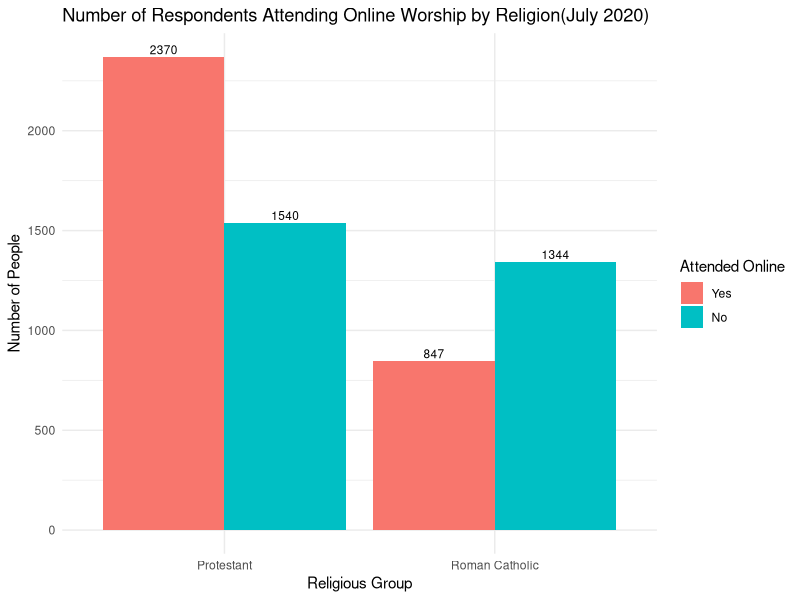
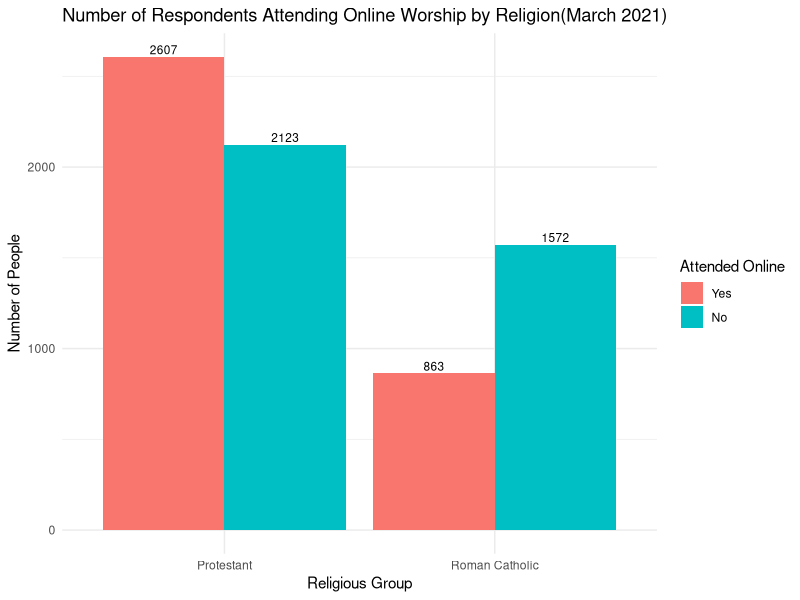
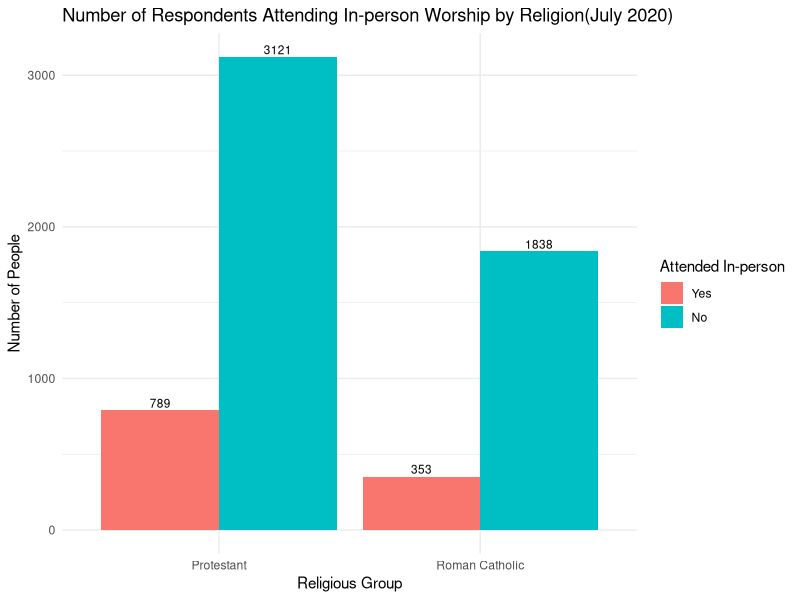
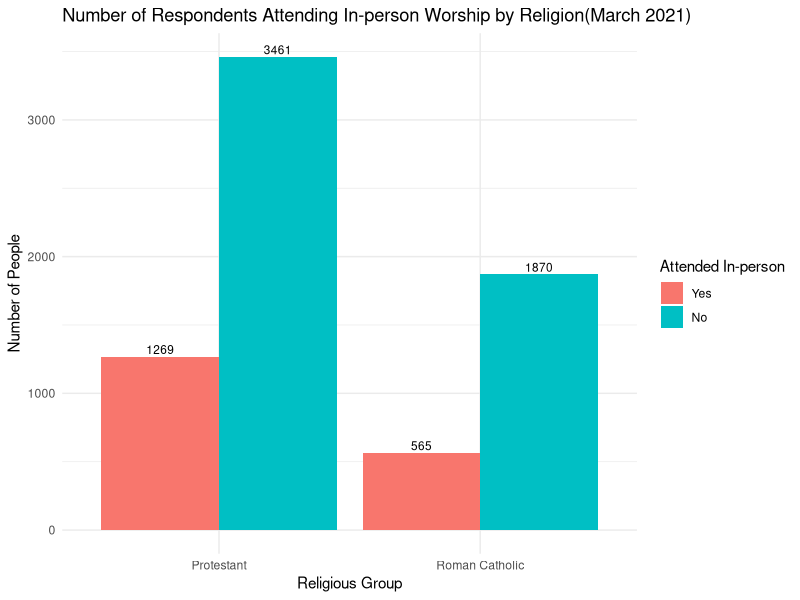
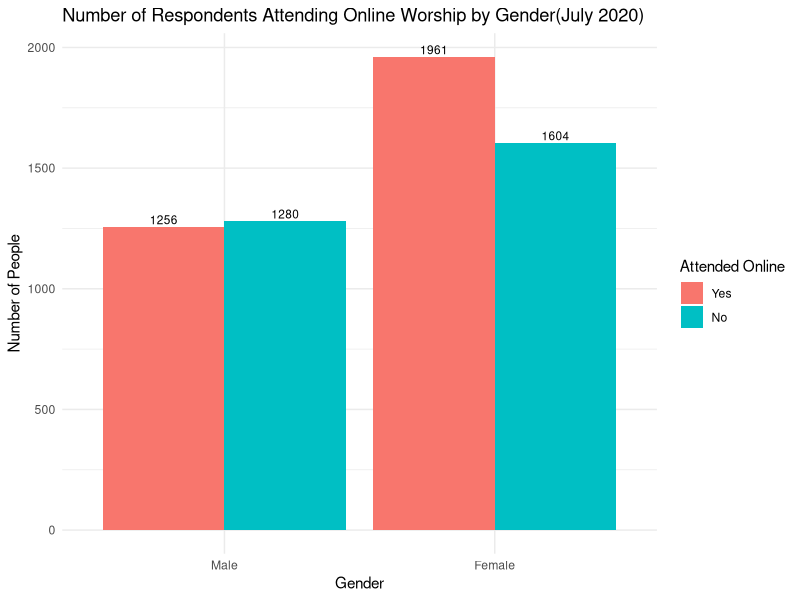
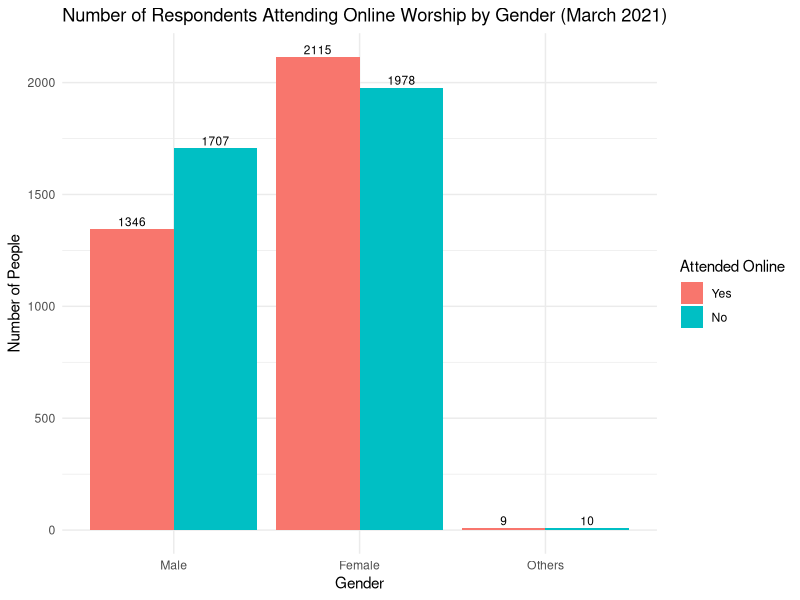
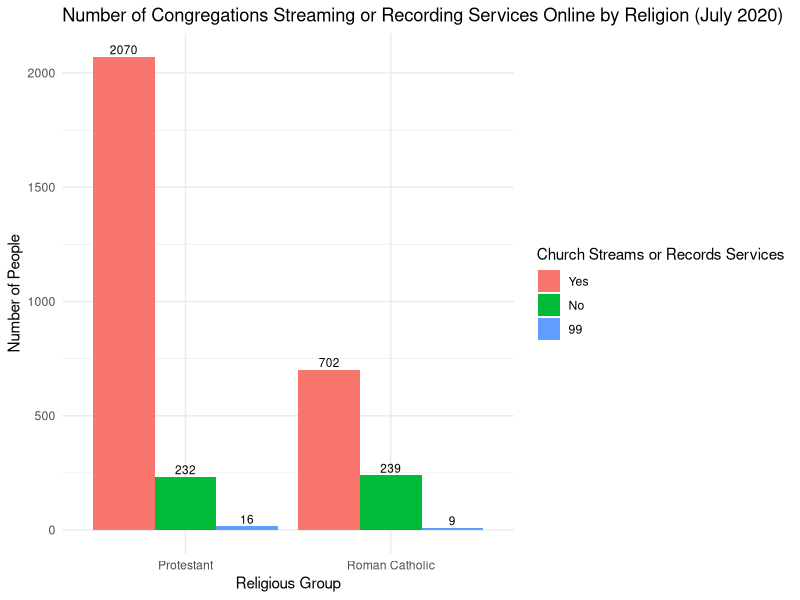
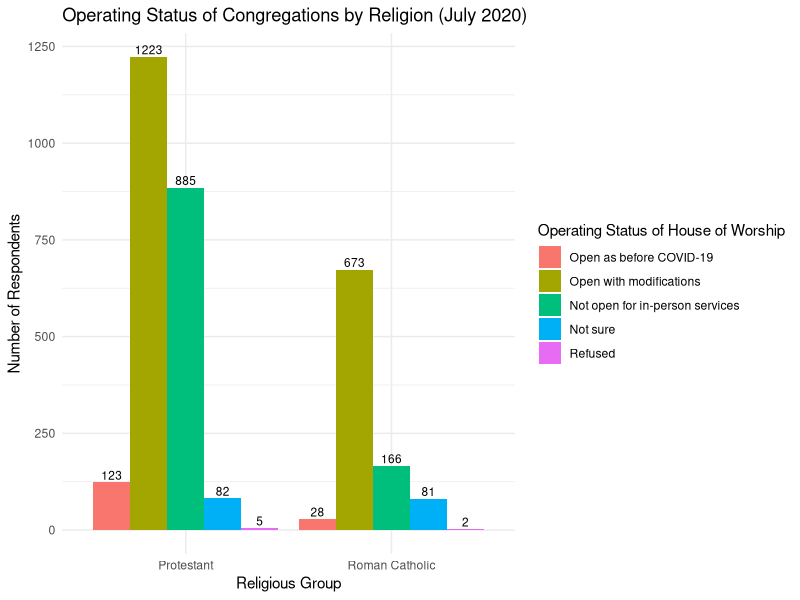

Reproduce these figures in R, in order.
## ---- chunk 1
library(haven)
library(tidyverse)
library(VGAM)
## ---- chunk 2
w70 <- read_sav("ATP W70.sav")
w84 <- read_sav("ATP W84.sav")
## ---- chunk 3
#| label: initial plots for presentation 1
df <- w70 %>% 
  select(ATTENDMONTH_W70,ATTENDONLINE_W70,F_RELIG,F_SEX,F_AGECAT)%>% 
  filter(if_all(everything(), ~ .x != 99)) %>% 
  filter(F_RELIG == 1|F_RELIG == 2)

df2 <- w84 %>%
  select(ATTENDMONTH_W84,ATTENDONLINE_W84,F_RELIG,F_GENDER,F_AGECAT)%>% 
  filter(if_all(everything(), ~ .x != 99)) %>% 
  filter(F_RELIG == 1|F_RELIG == 2)


#Attend form VS Religion ONLINE (WAVE70)
ggplot(df, aes(x = factor(F_RELIG), fill = factor(ATTENDONLINE_W70))) +
  geom_bar(position = "dodge") +
  geom_text(
    stat = "count",
    aes(label = after_stat(count)),          
    position = position_dodge(width = 0.9),
    vjust = -0.3,
    size = 3
  ) +
  labs(
    title = "Number of Respondents Attending Online Worship by Religion(July 2020)",
    x = "Religious Group",
    y = "Number of People",
    fill = "Attended Online"
  ) +
  scale_x_discrete(labels = c("1" = "Protestant", "2" = "Roman Catholic")) +
  scale_fill_discrete(labels = c("1" = "Yes", "2" = "No")) +   # 👈 这一行
  theme_minimal()

#Attend form VS Religion ONLINE (WAVE84)
ggplot(df2, aes(x = factor(F_RELIG), fill = factor(ATTENDONLINE_W84))) +
  geom_bar(position = "dodge") +
  geom_text(
    stat = "count",
    aes(label = after_stat(count)),          
    position = position_dodge(width = 0.9),
    vjust = -0.3,
    size = 3
  ) +
  labs(
    title = "Number of Respondents Attending Online Worship by Religion(March 2021)",
    x = "Religious Group",
    y = "Number of People",
    fill = "Attended Online"
  ) +
  scale_x_discrete(labels = c("1" = "Protestant", "2" = "Roman Catholic")) +
  scale_fill_discrete(labels = c("1" = "Yes", "2" = "No")) +   
  theme_minimal()

#Attend form VS Religion INPERSON (WAVE70)
ggplot(df, aes(x = factor(F_RELIG), fill = factor(ATTENDMONTH_W70))) +
  geom_bar(position = "dodge") +
  geom_text(
    stat = "count",
    aes(label = after_stat(count)),          
    position = position_dodge(width = 0.9),
    vjust = -0.3,
    size = 3
  ) +
  labs(
    title = "Number of Respondents Attending In-person Worship by Religion(July 2020)",
    x = "Religious Group",
    y = "Number of People",
    fill = "Attended In-person"
  ) +
  scale_x_discrete(labels = c("1" = "Protestant", "2" = "Roman Catholic")) +
  scale_fill_discrete(labels = c("1" = "Yes", "2" = "No")) +   
  theme_minimal()

#Attend form VS Religion INPERSON (WAVE84)
ggplot(df2, aes(x = factor(F_RELIG), fill = factor(ATTENDMONTH_W84))) +
  geom_bar(position = "dodge") +
  geom_text(
    stat = "count",
    aes(label = after_stat(count)),          
    position = position_dodge(width = 0.9),
    vjust = -0.3,
    size = 3
  ) +
  labs(
    title = "Number of Respondents Attending In-person Worship by Religion(March 2021)",
    x = "Religious Group",
    y = "Number of People",
    fill = "Attended In-person"
  ) +
  scale_x_discrete(labels = c("1" = "Protestant", "2" = "Roman Catholic")) +
  scale_fill_discrete(labels = c("1" = "Yes", "2" = "No")) +   
  theme_minimal()

#Attend form VS Gender(WAVE70)
ggplot(df, aes(x = factor(F_SEX), fill = factor(ATTENDONLINE_W70))) +
  geom_bar(position = "dodge") +
  geom_text(
    stat = "count",
    aes(label = after_stat(count)),          
    position = position_dodge(width = 0.9),
    vjust = -0.3,
    size = 3
  ) +
  labs(
    title = "Number of Respondents Attending Online Worship by Gender(July 2020)",
    x = "Gender",
    y = "Number of People",
    fill = "Attended Online"
  ) +
  scale_x_discrete(labels = c("1" = "Male", "2" = "Female")) +
  scale_fill_discrete(labels = c("1" = "Yes", "2" = "No")) +   # 👈 这一行
  theme_minimal()

#Attend form VS Gender(WAVE84)
ggplot(df2, aes(x = factor(F_GENDER), fill = factor(ATTENDONLINE_W84))) +
  geom_bar(position = "dodge") +
  geom_text(
    stat = "count",
    aes(label = after_stat(count)),          
    position = position_dodge(width = 0.9),
    vjust = -0.3,
    size = 3
  ) +
  scale_x_discrete(labels = c("1" = "Male", "2" = "Female", "3" = "Others")) +
  scale_fill_discrete(labels = c("1" = "Yes", "2" = "No")) +
  labs(
    title = "Number of Respondents Attending Online Worship by Gender (March 2021)",
    x = "Gender",
    y = "Number of People",
    fill = "Attended Online"
  ) +
  theme_minimal()
## ---- chunk 4
w70_cp <- w70 %>%
  filter(F_RELIG %in% c(1,2))%>%
  filter(ATTENDMONTH_W70 != 99, ATTENDONLINE_W70 != 99)
w70_cp %>%
  group_by(ATTENDMONTH_W70) %>%
  summarise(
    mean_month = mean(ATTENDMONTH_W70, na.rm = TRUE),
    sd_month = sd(ATTENDMONTH_W70, na.rm = TRUE),
    n = n()
  )

w70_cp %>%
  group_by(ATTENDONLINE_W70) %>%
  summarise(
    mean_month = mean(ATTENDONLINE_W70, na.rm = TRUE),
    sd_month = sd(ATTENDONLINE_W70, na.rm = TRUE),
    n = n()
  )
## ---- chunk 5
# w70_cp2 <- w70_cp %>%
#   mutate(across(c(F_AGECAT, F_SEX, F_EDUCCAT, F_MARITAL), as_factor))
# 
# model <- glm((ATTENDMONTH_W70-1) ~ F_AGECAT + F_SEX + F_EDUCCAT + F_MARITAL, 
#              data = w70_cp2, 
#              family = binomial)
# 
# summary(model)
## ---- chunk 6
#| label: create clean dataset with attendmonth,attendonline (1/0)

w70_cp_clean <- w70_cp
w70_cp_clean$ATTENDMONTH_W70 <- as.character(w70_cp_clean$ATTENDMONTH_W70)
w70_cp_clean$ATTENDMONTH_bin <- ifelse(
  w70_cp_clean$ATTENDMONTH_W70 == "1",
  1, 0
)
## ---- chunk 7
#| label: COVIDCONG2_W70

# COVIDCONG2_W70 
# Regardless of whether it is now open to the public, is the house of worship you attend most often CURRENTLY streaming or recording its services so that people can watch them online or on TV?
ggplot(w70_cp %>% filter(!is.na(COVIDCONG2_W70)), aes(x = factor(F_RELIG), fill = factor(COVIDCONG2_W70))) +
  geom_bar(position = "dodge") +
  geom_text(
    stat = "count",
    aes(label = after_stat(count)),          
    position = position_dodge(width = 0.9),
    vjust = -0.3,
    size = 3
  ) +
  labs(
    title = "Number of Congregations Streaming or Recording Services Online by Religion (July 2020)",
    x = "Religious Group",
    y = "Number of People",
    fill = "Church Streams or Records Services"
  ) +
  scale_x_discrete(labels = c("1" = "Protestant", "2" = "Roman Catholic")) +
  scale_fill_discrete(labels = c("1" = "Yes", "2" = "No")) +  
  theme_minimal()


# analysis
model_1b <- glm(ATTENDMONTH_bin ~ factor(COVIDCONG2_W70), data = w70_cp_clean, family = binomial, weights = WEIGHT_W70)

summary(model_1b)

model_1 <- glm(ATTENDMONTH_bin ~ factor(COVIDCONG2_W70), data = w70_cp_clean, family = binomial)

summary(model_1)

## ---- chunk 8
#| label: COVIDCONG3_W70
# COVIDCONG3_W70. 
# Which of the following best describes the current operating status of the house of worship you attend most often?
ggplot(w70_cp%>% filter(!is.na(COVIDCONG3_W70)), aes(x = factor(F_RELIG), fill = factor(COVIDCONG3_W70))) +
  geom_bar(position = "dodge") +
  geom_text(
    stat = "count",
    aes(label = after_stat(count)),          
    position = position_dodge(width = 0.9),
    vjust = -0.3,
    size = 3
  ) +
  labs(
    title = "Operating Status of Congregations by Religion (July 2020)",
    x = "Religious Group",
    y = "Number of Respondents",
    fill = "Operating Status of House of Worship"
  ) +
  scale_x_discrete(labels = c(
    "1" = "Protestant",
    "2" = "Roman Catholic"
  )) +
  scale_fill_discrete(labels = c(
    "1" = "Open as before COVID-19",
    "2" = "Open with modifications",
    "3" = "Not open for in-person services",
    "4" = "Not sure",
    "99" = "Refused"
  )) +
  theme_minimal()

model_2 <- glm(
  ATTENDMONTH_bin ~ factor(COVIDCONG3_W70),
  data = w70_cp_clean,
  family = binomial
)
summary(model_2)
## ---- chunk 9
#| label: CONGRESTRICT1_a_W70.
# CONGRESTRICT1_a_W70. 
# Which of the following, if any, is the house of worship you attend most often CURRENTLY doing as a result of the coronavirus outbreak?    Requiring people to stay at least 6 feet away from each other
ggplot(w70_cp%>% filter(!is.na(CONGRESTRICT1_a_W70)), aes(x = factor(F_RELIG), fill = factor(CONGRESTRICT1_a_W70))) +
  geom_bar(position = "dodge") +
  geom_text(
    stat = "count",
    aes(label = after_stat(count)),          
    position = position_dodge(width = 0.9),
    vjust = -0.3,
    size = 3
  ) +
  labs(
    title = "Social Distancing Rules in Congregations by Religion (July 2020)",
    x = "Religious Group",
    y = "Number of Respondents",
    fill = "Require 6-Foot Social Distancing"
  ) +
  scale_x_discrete(labels = c(
    "1" = "Protestant",
    "2" = "Roman Catholic"
  )) +
  scale_fill_discrete(labels = c(
    "1" = "Yes, my congregation is doing this",
    "2" = "No, my congregation is not doing this",
    "3" = "Not sure",
    "99" = "Refused"
  )) +
  theme_minimal()


model_3 <- glm(ATTENDMONTH_bin ~ factor(CONGRESTRICT1_a_W70),
                data = w70_cp_clean,
                family = binomial)
summary(model_3)
## ---- chunk 10
#| label: CONGRESTRICT1_b_W70
# CONGRESTRICT1_b_W70. 
# Which of the following, if any, is the house of worship you attend most often CURRENTLY doing as a result of the coronavirus outbreak?    Requiring people to wear masks
ggplot(w70_cp%>% filter(!is.na(CONGRESTRICT1_b_W70)), aes(x = factor(F_RELIG), fill = factor(CONGRESTRICT1_b_W70))) +
  geom_bar(position = "dodge") +
  geom_text(
    stat = "count",
    aes(label = after_stat(count)),          
    position = position_dodge(width = 0.9),
    vjust = -0.3,
    size = 3
  ) +
  labs(
    title = "Mask Requirements in Congregations by Religion (July 2020)",
    x = "Religious Group",
    y = "Number of Respondents",
    fill = "Require Masks During Services"
  ) +
  scale_x_discrete(labels = c(
    "1" = "Protestant",
    "2" = "Roman Catholic"
  )) +
  scale_fill_discrete(labels = c(
    "1" = "Yes, my congregation is doing this",
    "2" = "No, my congregation is not doing this",
    "3" = "Not sure",
    "99" = "Refused"
  )) +
  theme_minimal()


model_4 <- glm(ATTENDMONTH_bin ~ factor(CONGRESTRICT1_b_W70),
                data = w70_cp_clean,
                family = binomial)
summary(model_4)
## ---- chunk 11
#| label: CONGRESTRICT1_c_W70.

# CONGRESTRICT1_c_W70. 
# Which of the following, if any, is the house of worship you attend most often CURRENTLY doing as a result of the coronavirus outbreak?    Restricting the number of people who can attend at any one time
ggplot(w70_cp%>% filter(!is.na(CONGRESTRICT1_c_W70)), aes(x = factor(F_RELIG), fill = factor(CONGRESTRICT1_c_W70))) +
  geom_bar(position = "dodge") +
  geom_text(
    stat = "count",
    aes(label = after_stat(count)),          
    position = position_dodge(width = 0.9),
    vjust = -0.3,
    size = 3
  ) +
  labs(
    title = "Restrictions on Number of Attendees by Religion (July 2020)",
    x = "Religious Group",
    y = "Number of Respondents",
    fill = "Restrict Attendance Numbers"
  ) +
  scale_x_discrete(labels = c(
    "1" = "Protestant",
    "2" = "Roman Catholic"
  )) +
  scale_fill_discrete(labels = c(
    "1" = "Yes, my congregation is doing this",
    "2" = "No, my congregation is not doing this",
    "3" = "Not sure"
  )) +
  theme_minimal()


model_5 <- glm(ATTENDMONTH_bin ~ factor(CONGRESTRICT1_c_W70),
                data = w70_cp_clean,
                family = binomial)
summary(model_5)
## ---- chunk 12
#| label: Technology & access

# F_ACSWEB
# Household internet status
ggplot(
  w70_cp %>% filter(!is.na(F_ACSWEB)),
  aes(x = factor(F_RELIG), fill = factor(F_ACSWEB))
) +
  geom_bar(position = "dodge") +
  geom_text(
    stat = "count",
    aes(label = after_stat(count)),
    position = position_dodge(width = 0.9),
    vjust = -0.3,
    size = 3
  ) +
  labs(
    title = "Household Internet Access by Religion (July 2020)",
    x = "Religious Group",
    y = "Number of Respondents",
    fill = "Internet Access Type"
  ) +
  scale_x_discrete(labels = c(
    "1" = "Protestant",
    "2" = "Roman Catholic"
  )) +
  scale_fill_discrete(labels = c(
    "1" = "Accesses Internet by paying a provider",
    "2" = "Does not access Internet by paying a provider"
  )) +
  theme_minimal()

# 确保是字符型
w70_cp_clean$F_ACSWEB <- as.character(w70_cp_clean$F_ACSWEB)


model_6 <- glm(ATTENDMONTH_bin ~ factor(F_ACSWEB),
                data = w70_cp_clean,
                family = binomial)
summary(model_6)
## ---- chunk 13
# SNSUSE_W70. 
# Do you ever use social media sites like Facebook, Twitter or Instagram?
ggplot(
  w70_cp %>% 
    filter(SNSUSE_W70 %in% c(1, 2)),  # 去掉 Refused (99) 和 NA
  aes(x = factor(F_RELIG), fill = factor(SNSUSE_W70))
) +
  geom_bar(position = "dodge") +
  geom_text(
    stat = "count",
    aes(label = after_stat(count)),
    position = position_dodge(width = 0.9),
    vjust = -0.3,
    size = 3
  ) +
  labs(
    title = "Social Media Usage by Religion (July 2020)",
    x = "Religious Group",
    y = "Number of Respondents",
    fill = "Use of Social Media Sites"
  ) +
  scale_x_discrete(labels = c(
    "1" = "Protestant",
    "2" = "Roman Catholic"
  )) +
  scale_fill_discrete(labels = c(
    "1" = "Yes, I use social media sites",
    "2" = "No, I do not use social media sites"
  )) +
  theme_minimal()


model_7 <- glm(ATTENDMONTH_bin ~ factor(SNSUSE_W70),
                data = w70_cp_clean,
                family = binomial)
summary(model_7)
## ---- chunk 14
#| label: hypothesis 1 a,b testing
online <-w70$ATTENDONLINE_W70
inperson <- w70$ATTENDMONTH_W70
threat <- w70$COVIDTHREAT_b_W70

df <- w70 %>%
  select(ATTENDMONTH_W70,ATTENDONLINE_W70,COVIDTHREAT_b_W70)%>%
  filter(if_all(everything(), ~ .x != 99)) %>%
  mutate(
    attend_online = ifelse(ATTENDONLINE_W70 == 1, 1, 0),
    attend_inperson = ifelse(ATTENDMONTH_W70 == 1, 1, 0),
    threat = 4-COVIDTHREAT_b_W70
  )


model_h1a <- glm(attend_online ~ threat, data = df, family = binomial)
summary(model_h1a)
df$pred <- predict(model_h1a, type = "response")
## ---- chunk 15
ggplot(df, aes(x = factor(threat), y = pred)) +
  stat_summary(fun = mean, geom = "bar", fill = "#4B9CD3", width = 0.6) +
  geom_text(stat = "summary", fun = mean,
            aes(label = round(..y.., 2)), vjust = -0.5) +
  labs(
    title = "Predicted Probability of Online Worship by Perceived Threat",
    x = "Perceived Threat (1 = Low, 3 = High)",
    y = "Predicted Probability"
  ) +
  theme_minimal()
model_h1b <- glm(attend_inperson ~ threat,
                 data = df,
                 family = binomial)

summary(model_h1b)
## ---- chunk 16

#| label: create respond variable attend

library(nnet)
w70_cp <- w70 %>% 
  filter(F_RELIG %in% c(1,2)) %>% 
  filter(ATTENDMONTH_W70 != 99, ATTENDONLINE_W70 != 99) %>%
  mutate(attend = case_when(
    ATTENDMONTH_W70 == 1 & ATTENDONLINE_W70 == 1 ~ "Both",
    ATTENDMONTH_W70 == 1 & ATTENDONLINE_W70 == 2 ~ "In-person only",
    ATTENDMONTH_W70 == 2 & ATTENDONLINE_W70 == 1 ~ "Online only",
    ATTENDMONTH_W70 == 2 & ATTENDONLINE_W70 == 2 ~ "Neither"
  )) %>%
  mutate(attend = factor(attend, 
                         levels = c("In-person only", "Online only", "Both", "Neither")))
w70_cp$attend <- relevel(w70_cp$attend, ref = "In-person only")
# ------------------------------------------------------------
# ATTENDMONTH_W70 = attend mass in person
# ATTENDONLINE_W70 = attend mass online
#
# attend codes:
# 1 -> attend in person = 1, online = 1  (attend both)
# 2 -> attend in person = 1, online = 2  (only in person)
# 3 -> attend in person = 2, online = 1  (only online)
# 4 -> attend in person = 2, online = 2  (attend neither)
#
# Note: rows with v1 == 99 or v2 == 99 are removed
# ------------------------------------------------------------

## ---- chunk 17
#| label: Hypothesis 1

# Step 1: 清除含有 99 的观测
w70_cp_clean <- w70_cp %>%
  filter(if_all(c(
    ATTENDCONF_W70, COVIDCONG3_W70, COVIDCONG4_W70,
    CONGRESTRICT2_a_W70, CONGRESTRICT2_b_W70, CONGRESTRICT2_c_W70,
    CTKNOW1_W70, CONTACTTRAC1_W70,
    SERMONISSUE_a_W70, SERMONISSUE_b_W70, SERMONISSUE_c_W70,
    SERMONISSUE_d_W70, SERMONISSUE_e_W70, SERMONISSUE_f_W70
  ), ~ . != 99))

# Step 2: 转为 factor
w70_cp_clean <- w70_cp_clean %>%
  mutate(across(c(
    ATTENDCONF_W70, COVIDCONG3_W70, COVIDCONG4_W70,
    CONGRESTRICT2_a_W70, CONGRESTRICT2_b_W70, CONGRESTRICT2_c_W70,
    CTKNOW1_W70, CONTACTTRAC1_W70,
    SERMONISSUE_a_W70, SERMONISSUE_b_W70, SERMONISSUE_c_W70,
    SERMONISSUE_d_W70, SERMONISSUE_e_W70, SERMONISSUE_f_W70
  ), as.factor))

# Step 3: 设置 reference 类别
w70_cp_clean$attend <- relevel(w70_cp_clean$attend, ref = "In-person only")

# Step 4: 自动检测并移除只有一个水平的变量
vars_h1 <- c(
  "ATTENDCONF_W70", "COVIDCONG3_W70", "COVIDCONG4_W70",
  "CONGRESTRICT2_a_W70", "CONGRESTRICT2_b_W70", "CONGRESTRICT2_c_W70",
  "CTKNOW1_W70", "CONTACTTRAC1_W70",
  "SERMONISSUE_a_W70", "SERMONISSUE_b_W70", "SERMONISSUE_c_W70",
  "SERMONISSUE_d_W70", "SERMONISSUE_e_W70", "SERMONISSUE_f_W70"
)

# 检查每个变量的水平数
level_counts <- sapply(w70_cp_clean[, vars_h1], nlevels)
invalid_vars <- names(level_counts[level_counts <= 1])

if (length(invalid_vars) > 0) {
  message("⚠️ 以下变量只有一个水平，被自动移除: ", paste(invalid_vars, collapse = ", "))
}

valid_vars <- setdiff(vars_h1, invalid_vars)

# Step 5: 动态建立 formula
formula_h1 <- as.formula(paste("attend ~", paste(valid_vars, collapse = " + ")))

# Step 6: 拟合模型
model_h1 <- multinom(formula_h1, data = w70_cp_clean)

# Step 7: 输出 summary 与显著性
summary(model_h1)

z <- summary(model_h1)$coefficients / summary(model_h1)$standard.errors
p <- (1 - pnorm(abs(z), 0, 1)) * 2
round(p, 4)
## ---- chunk 18
#| label: Hypothesis 2

# Step 1: 清理掉含有 99 的观测
w70_cp_clean <- w70_cp %>%
  filter(if_all(c(
    COVIDTHREAT_a_W70, COVIDTHREAT_b_W70, COVIDTHREAT_c_W70,
    SERMONISSUE_a_W70, SERMONISSUE_b_W70, SERMONISSUE_c_W70,
    SERMONISSUE_d_W70, SERMONISSUE_e_W70, SERMONISSUE_f_W70,
    COVIDLESSON1_W70, COVIDLESSON2_W70,
    CONGRESTRICT2_a_W70, CONGRESTRICT2_b_W70, CONGRESTRICT2_c_W70,
    COVIDCONG4_W70
  ), ~ . != 99))

# Step 2: 将所有自变量转为因子
w70_cp_clean <- w70_cp_clean %>%
  mutate(across(c(
    COVIDTHREAT_a_W70, COVIDTHREAT_b_W70, COVIDTHREAT_c_W70,
    SERMONISSUE_a_W70, SERMONISSUE_b_W70, SERMONISSUE_c_W70,
    SERMONISSUE_d_W70, SERMONISSUE_e_W70, SERMONISSUE_f_W70,
    COVIDLESSON1_W70, COVIDLESSON2_W70,
    CONGRESTRICT2_a_W70, CONGRESTRICT2_b_W70, CONGRESTRICT2_c_W70,
    COVIDCONG4_W70
  ), as.factor))

# Step 3: 设置 reference 类别为 In-person only
w70_cp_clean$attend <- relevel(w70_cp_clean$attend, ref = "In-person only")

# Step 4: 自动检测并移除只有一个水平的变量
vars_h2 <- c(
  "COVIDTHREAT_a_W70", "COVIDTHREAT_b_W70", "COVIDTHREAT_c_W70",
  "SERMONISSUE_a_W70", "SERMONISSUE_b_W70", "SERMONISSUE_c_W70",
  "SERMONISSUE_d_W70", "SERMONISSUE_e_W70", "SERMONISSUE_f_W70",
  "COVIDLESSON1_W70", "COVIDLESSON2_W70",
  "CONGRESTRICT2_a_W70", "CONGRESTRICT2_b_W70", "CONGRESTRICT2_c_W70",
  "COVIDCONG4_W70"
)

# 检查每个变量的水平数
level_counts <- sapply(w70_cp_clean[, vars_h2], nlevels)
invalid_vars <- names(level_counts[level_counts <= 1])

if (length(invalid_vars) > 0) {
  message("⚠️ 以下变量只有一个水平，被自动移除: ", paste(invalid_vars, collapse = ", "))
}

valid_vars <- setdiff(vars_h2, invalid_vars)

# Step 5: 动态建立 formula
formula_h2 <- as.formula(paste("attend ~", paste(valid_vars, collapse = " + ")))

# Step 6: 拟合多项逻辑回归模型
model_h2 <- multinom(formula_h2, data = w70_cp_clean)

# Step 7: 输出结果与显著性
summary(model_h2)

z <- summary(model_h2)$coefficients / summary(model_h2)$standard.errors
p <- (1 - pnorm(abs(z), 0, 1)) * 2
round(p, 4)
## ---- chunk 19
#| label: Hypothesis 3


# Step 1: 清除含有 99 的观测
w70_cp_clean <- w70_cp %>%
  filter(if_all(c(
    SNSUSE_W70, F_ACSWEB, ONLINESERV_W70,
    F_EDUCCAT2, F_AGECAT, F_INCOME_RECODE
  ), ~ . != 99))

# Step 2: 将所有自变量转为因子
w70_cp_clean <- w70_cp_clean %>%
  mutate(across(c(
    SNSUSE_W70, F_ACSWEB, ONLINESERV_W70,
    F_EDUCCAT2, F_AGECAT, F_INCOME_RECODE
  ), as.factor))

# Step 3: 设置 reference 类别
w70_cp_clean$attend <- relevel(w70_cp_clean$attend, ref = "In-person only")

# Step 4: 自动检测并移除只有一个水平的变量
vars_h3 <- c(
  "SNSUSE_W70", "F_ACSWEB", "ONLINESERV_W70",
  "F_EDUCCAT2", "F_AGECAT", "F_INCOME_RECODE"
)

# 检查每个变量的水平数
level_counts <- sapply(w70_cp_clean[, vars_h3], nlevels)
invalid_vars <- names(level_counts[level_counts <= 1])

if (length(invalid_vars) > 0) {
  message("⚠️ 以下变量只有一个水平，被自动移除: ", paste(invalid_vars, collapse = ", "))
}

valid_vars <- setdiff(vars_h3, invalid_vars)

# Step 5: 动态建立 formula
formula_h3 <- as.formula(paste("attend ~", paste(valid_vars, collapse = " + ")))

# Step 6: 拟合多项逻辑回归模型
model_h3 <- multinom(formula_h3, data = w70_cp_clean)

# Step 7: 输出结果与显著性
summary(model_h3)

z <- summary(model_h3)$coefficients / summary(model_h3)$standard.errors
p <- (1 - pnorm(abs(z), 0, 1)) * 2
round(p, 4)

## ---- chunk 20
#| label: Hypothesis 4


# Step 1: 清除含有 99 的观测
w70_cp_clean <- w70_cp %>%
  filter(if_all(c(
    ONLINESERV_W70,
    F_ACSWEB,
    COVIDCONG2_W70, COVIDCONG3_W70, COVIDCONG4_W70,
    CONGDONATE_W70
  ), ~ . != 99))

# Step 2: 将所有自变量转为因子
w70_cp_clean <- w70_cp_clean %>%
  mutate(across(c(
    ONLINESERV_W70,
    F_ACSWEB,
    COVIDCONG2_W70, COVIDCONG3_W70, COVIDCONG4_W70,
    CONGDONATE_W70
  ), as.factor))

# Step 3: 设置 reference 类别
w70_cp_clean$attend <- relevel(w70_cp_clean$attend, ref = "In-person only")

# Step 4: 自动检测并移除只有一个水平的变量
vars_h4 <- c(
  "ONLINESERV_W70",
  "F_ACSWEB", 
  "COVIDCONG2_W70", "COVIDCONG3_W70", "COVIDCONG4_W70",
  "CONGDONATE_W70"
)

# 检查每个变量的水平数
level_counts <- sapply(w70_cp_clean[, vars_h4], nlevels)
invalid_vars <- names(level_counts[level_counts <= 1])

if (length(invalid_vars) > 0) {
  message("⚠️ 以下变量只有一个水平，被自动移除: ", paste(invalid_vars, collapse = ", "))
}

valid_vars <- setdiff(vars_h4, invalid_vars)

# Step 5: 动态建立公式
formula_h4 <- as.formula(paste("attend ~", paste(valid_vars, collapse = " + ")))

# Step 6: 拟合多项逻辑回归模型
model_h4 <- multinom(formula_h4, data = w70_cp_clean)

# Step 7: 输出结果与显著性
summary(model_h4)

z <- summary(model_h4)$coefficients / summary(model_h4)$standard.errors
p <- (1 - pnorm(abs(z), 0, 1)) * 2
round(p, 4)

## ---- chunk 21
#| label: Hypothesis 5


# Step 1: 清除含有 99 的观测
w70_cp_clean <- w70_cp %>%
  filter(if_all(c(
    CONGDONATE_W70,
    COVIDCONG4_W70, COVIDCONG3_W70, COVIDCONG2_W70,
    CONGRESTRICT2_a_W70, CONGRESTRICT2_b_W70, CONGRESTRICT2_c_W70,
    F_METRO
  ), ~ . != 99))

# Step 2: 将所有自变量转为因子
w70_cp_clean <- w70_cp_clean %>%
  mutate(across(c(
    CONGDONATE_W70,
    COVIDCONG4_W70, COVIDCONG3_W70, COVIDCONG2_W70,
    CONGRESTRICT2_a_W70, CONGRESTRICT2_b_W70, CONGRESTRICT2_c_W70,
    F_METRO
  ), as.factor))

# Step 3: 设置 reference 类别
w70_cp_clean$attend <- relevel(w70_cp_clean$attend, ref = "In-person only")

# Step 4: 自动检测并移除只有一个水平的变量
vars_h5 <- c(
  "CONGDONATE_W70",
  "COVIDCONG4_W70", "COVIDCONG3_W70", "COVIDCONG2_W70",
  "CONGRESTRICT2_a_W70", "CONGRESTRICT2_b_W70", "CONGRESTRICT2_c_W70",
  "F_METRO"
)

# 检查每个变量的水平数
level_counts <- sapply(w70_cp_clean[, vars_h5], nlevels)
invalid_vars <- names(level_counts[level_counts <= 1])

if (length(invalid_vars) > 0) {
  message("⚠️ 以下变量只有一个水平，被自动移除: ", paste(invalid_vars, collapse = ", "))
}

valid_vars <- setdiff(vars_h5, invalid_vars)

# Step 5: 动态建立 formula
formula_h5 <- as.formula(paste("attend ~", paste(valid_vars, collapse = " + ")))

# Step 6: 拟合多项逻辑回归模型
model_h5 <- multinom(formula_h5, data = w70_cp_clean)

# Step 7: 输出结果与显著性
summary(model_h5)

z <- summary(model_h5)$coefficients / summary(model_h5)$standard.errors
p <- (1 - pnorm(abs(z), 0, 1)) * 2
round(p, 4)

## ---- chunk 22
#| label: Hypothesis 6


# Step 1: 清除含有 99 的观测
w70_cp_clean <- w70_cp %>%
  filter(if_all(c(
    CONGRESTRICT2_d_W70,
    COVIDCONG4_W70, COVIDCONG3_W70,
    CONGRESTRICT1_a_W70, CONGRESTRICT1_b_W70, CONGRESTRICT1_c_W70,
    ATTENDCONF_W70
  ), ~ . != 99))

# Step 2: 将所有自变量转为因子
w70_cp_clean <- w70_cp_clean %>%
  mutate(across(c(
    CONGRESTRICT2_d_W70,
    COVIDCONG4_W70, COVIDCONG3_W70,
    CONGRESTRICT1_a_W70, CONGRESTRICT1_b_W70, CONGRESTRICT1_c_W70,
    ATTENDCONF_W70
  ), as.factor))

# Step 3: 设置 reference 类别
w70_cp_clean$attend <- relevel(w70_cp_clean$attend, ref = "In-person only")

# Step 4: 自动检测并移除只有一个水平的变量
vars_h6 <- c(
  "CONGRESTRICT2_d_W70",
  "COVIDCONG4_W70", "COVIDCONG3_W70",
  "CONGRESTRICT1_a_W70", "CONGRESTRICT1_b_W70", "CONGRESTRICT1_c_W70",
  "ATTENDCONF_W70"
)

# 检查每个变量的水平数
level_counts <- sapply(w70_cp_clean[, vars_h6], nlevels)
invalid_vars <- names(level_counts[level_counts <= 1])

if (length(invalid_vars) > 0) {
  message("⚠️ 以下变量只有一个水平，被自动移除: ", paste(invalid_vars, collapse = ", "))
}

valid_vars <- setdiff(vars_h6, invalid_vars)

# Step 5: 动态建立 formula
formula_h6 <- as.formula(paste("attend ~", paste(valid_vars, collapse = " + ")))

# Step 6: 拟合多项逻辑回归模型
model_h6 <- multinom(formula_h6, data = w70_cp_clean)

# Step 7: 输出结果与显著性
summary(model_h6)

z <- summary(model_h6)$coefficients / summary(model_h6)$standard.errors
p <- (1 - pnorm(abs(z), 0, 1)) * 2
round(p, 4)

## ---- chunk 23
#| label: Hypothesis 7

# Step 1: 清除含有 99 的观测
w70_cp_clean <- w70_cp %>%
  filter(if_all(c(
    SERMONISSUE_a_W70, SERMONISSUE_b_W70, SERMONISSUE_c_W70,
    SERMONISSUE_d_W70, SERMONISSUE_e_W70, SERMONISSUE_f_W70,
    CTKNOW1_W70, CONTACTTRAC1_W70,
    COVIDLESSON1_W70, COVIDLESSON2_W70,
    COVIDCONG3_W70, COVIDCONG4_W70, COVIDCONG2_W70
  ), ~ . != 99))

# Step 2: 将所有自变量转为因子
w70_cp_clean <- w70_cp_clean %>%
  mutate(across(c(
    SERMONISSUE_a_W70, SERMONISSUE_b_W70, SERMONISSUE_c_W70,
    SERMONISSUE_d_W70, SERMONISSUE_e_W70, SERMONISSUE_f_W70,
    CTKNOW1_W70, CONTACTTRAC1_W70,
    COVIDLESSON1_W70, COVIDLESSON2_W70,
    COVIDCONG3_W70, COVIDCONG4_W70, COVIDCONG2_W70
  ), as.factor))

# Step 3: 设置 reference 类别
w70_cp_clean$attend <- relevel(w70_cp_clean$attend, ref = "In-person only")

# Step 4: 自动检测并移除只有一个水平的变量
vars_h7 <- c(
  "SERMONISSUE_a_W70", "SERMONISSUE_b_W70", "SERMONISSUE_c_W70",
  "SERMONISSUE_d_W70", "SERMONISSUE_e_W70", "SERMONISSUE_f_W70",
  "CTKNOW1_W70", "CONTACTTRAC1_W70",
  "COVIDLESSON1_W70", "COVIDLESSON2_W70",
  "COVIDCONG3_W70", "COVIDCONG4_W70", "COVIDCONG2_W70"
)

# 检查每个变量的水平数
level_counts <- sapply(w70_cp_clean[, vars_h7], nlevels)
invalid_vars <- names(level_counts[level_counts <= 1])

if (length(invalid_vars) > 0) {
  message("⚠️ 以下变量只有一个水平，被自动移除: ", paste(invalid_vars, collapse = ", "))
}

valid_vars <- setdiff(vars_h7, invalid_vars)

# Step 5: 动态建立 formula
formula_h7 <- as.formula(paste("attend ~", paste(valid_vars, collapse = " + ")))

# Step 6: 拟合多项逻辑回归模型
model_h7 <- multinom(formula_h7, data = w70_cp_clean)

# Step 7: 输出结果与显著性
summary(model_h7)

z <- summary(model_h7)$coefficients / summary(model_h7)$standard.errors
p <- (1 - pnorm(abs(z), 0, 1)) * 2
round(p, 4)

## ---- chunk 24
#| label: Hypothesis 8


# Step 1: 清理含有 99 的观测
w70_cp_clean <- w70_cp %>%
  filter(if_all(c(
    CONGDONATE_W70,
    ATTENDCONF_W70,
    COVIDTHREAT_a_W70, COVIDTHREAT_b_W70, COVIDTHREAT_c_W70,
    CONGRESTRICT2_d_W70,
    SERMONISSUE_a_W70, SERMONISSUE_b_W70, SERMONISSUE_c_W70,
    SERMONISSUE_d_W70, SERMONISSUE_e_W70, SERMONISSUE_f_W70,
    ONLINESERV_W70,
    F_RELIG
  ), ~ . != 99))

# Step 2: 转为因子
w70_cp_clean <- w70_cp_clean %>%
  mutate(across(c(
    CONGDONATE_W70,
    ATTENDCONF_W70,
    COVIDTHREAT_a_W70, COVIDTHREAT_b_W70, COVIDTHREAT_c_W70,
    CONGRESTRICT2_d_W70,
    SERMONISSUE_a_W70, SERMONISSUE_b_W70, SERMONISSUE_c_W70,
    SERMONISSUE_d_W70, SERMONISSUE_e_W70, SERMONISSUE_f_W70,
    ONLINESERV_W70,
    F_RELIG
  ), as.factor))

# Step 3: 设置 reference 类别
w70_cp_clean$attend <- relevel(w70_cp_clean$attend, ref = "In-person only")

# Step 4: 自动检测并移除只有一个水平的变量
vars_h8 <- c(
  "CONGDONATE_W70",
  "ATTENDCONF_W70",
  "COVIDTHREAT_a_W70", "COVIDTHREAT_b_W70", "COVIDTHREAT_c_W70",
  "CONGRESTRICT2_d_W70",
  "SERMONISSUE_a_W70", "SERMONISSUE_b_W70", "SERMONISSUE_c_W70",
  "SERMONISSUE_d_W70", "SERMONISSUE_e_W70", "SERMONISSUE_f_W70",
  "ONLINESERV_W70",
  "F_RELIG"
)

level_counts <- sapply(w70_cp_clean[, vars_h8], nlevels)
invalid_vars <- names(level_counts[level_counts <= 1])

if (length(invalid_vars) > 0) {
  message("⚠️ 以下变量只有一个水平，被自动移除: ", paste(invalid_vars, collapse = ", "))
}

valid_vars <- setdiff(vars_h8, invalid_vars)

# Step 5: 动态 formula （带宗派交互项）
# 如果你想显式建模交互，可添加 "+ F_RELIG:CONGDONATE_W70" 等项
formula_h8 <- as.formula(paste("attend ~", paste(valid_vars, collapse = " + ")))

# Step 6: 拟合多项逻辑回归
model_h8 <- multinom(formula_h8, data = w70_cp_clean)

# Step 7: 输出结果与显著性
summary(model_h8)

z <- summary(model_h8)$coefficients / summary(model_h8)$standard.errors
p <- (1 - pnorm(abs(z), 0, 1)) * 2
round(p, 4)
